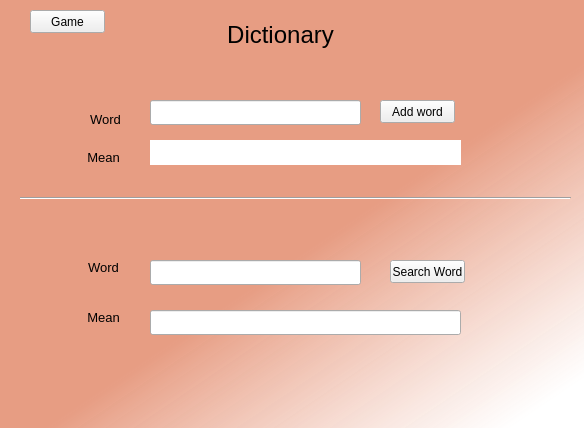
<?xml version="1.0" encoding="UTF-8"?>
<ui version="4.0">
 <class>home</class>
 <widget class="QMainWindow" name="home">
  <property name="geometry">
   <rect>
    <x>0</x>
    <y>0</y>
    <width>584</width>
    <height>428</height>
   </rect>
  </property>
  <property name="maximumSize">
   <size>
    <width>584</width>
    <height>530</height>
   </size>
  </property>
  <property name="sizeIncrement">
   <size>
    <width>0</width>
    <height>0</height>
   </size>
  </property>
  <property name="baseSize">
   <size>
    <width>0</width>
    <height>0</height>
   </size>
  </property>
  <property name="windowTitle">
   <string>Home</string>
  </property>
  <property name="styleSheet">
   <string notr="true">QMainWindow{
	
	background-color: qlineargradient(spread:pad, x1:0.352, y1:0.301136, x2:1, y2:1, stop:0.340909 rgba(230, 153, 126, 205), stop:0.909091 rgba(255, 255, 255, 255));
}</string>
  </property>
  <widget class="QWidget" name="centralwidget">
   <widget class="QPushButton" name="btn_game">
    <property name="geometry">
     <rect>
      <x>30</x>
      <y>10</y>
      <width>75</width>
      <height>23</height>
     </rect>
    </property>
    <property name="text">
     <string>Game</string>
    </property>
   </widget>
   <widget class="QPushButton" name="btn_addword">
    <property name="geometry">
     <rect>
      <x>380</x>
      <y>100</y>
      <width>75</width>
      <height>23</height>
     </rect>
    </property>
    <property name="text">
     <string>Add word</string>
    </property>
   </widget>
   <widget class="QLabel" name="label">
    <property name="geometry">
     <rect>
      <x>80</x>
      <y>110</y>
      <width>51</width>
      <height>20</height>
     </rect>
    </property>
    <property name="text">
     <string>&lt;html&gt;&lt;head/&gt;&lt;body&gt;&lt;p align=&quot;center&quot;&gt;&lt;span style=&quot; font-size:10pt;&quot;&gt;Word&lt;/span&gt;&lt;/p&gt;&lt;/body&gt;&lt;/html&gt;</string>
    </property>
    <property name="buddy">
     <cstring>txt_word</cstring>
    </property>
   </widget>
   <widget class="QLineEdit" name="txt_word">
    <property name="geometry">
     <rect>
      <x>150</x>
      <y>100</y>
      <width>211</width>
      <height>25</height>
     </rect>
    </property>
   </widget>
   <widget class="QLabel" name="lb_mean">
    <property name="geometry">
     <rect>
      <x>80</x>
      <y>150</y>
      <width>47</width>
      <height>13</height>
     </rect>
    </property>
    <property name="text">
     <string>&lt;html&gt;&lt;head/&gt;&lt;body&gt;&lt;p align=&quot;center&quot;&gt;&lt;span style=&quot; font-size:10pt;&quot;&gt;Mean&lt;/span&gt;&lt;/p&gt;&lt;/body&gt;&lt;/html&gt;</string>
    </property>
   </widget>
   <widget class="Line" name="line">
    <property name="geometry">
     <rect>
      <x>20</x>
      <y>190</y>
      <width>551</width>
      <height>16</height>
     </rect>
    </property>
    <property name="orientation">
     <enum>Qt::Horizontal</enum>
    </property>
   </widget>
   <widget class="QLabel" name="label_3">
    <property name="geometry">
     <rect>
      <x>220</x>
      <y>20</y>
      <width>121</width>
      <height>31</height>
     </rect>
    </property>
    <property name="text">
     <string>&lt;html&gt;&lt;head/&gt;&lt;body&gt;&lt;p align=&quot;center&quot;&gt;&lt;span style=&quot; font-size:18pt;&quot;&gt;Dictionary&lt;/span&gt;&lt;/p&gt;&lt;/body&gt;&lt;/html&gt;</string>
    </property>
   </widget>
   <widget class="QLabel" name="label_4">
    <property name="geometry">
     <rect>
      <x>80</x>
      <y>310</y>
      <width>47</width>
      <height>13</height>
     </rect>
    </property>
    <property name="text">
     <string>&lt;html&gt;&lt;head/&gt;&lt;body&gt;&lt;p align=&quot;center&quot;&gt;&lt;span style=&quot; font-size:10pt;&quot;&gt;Mean&lt;/span&gt;&lt;/p&gt;&lt;/body&gt;&lt;/html&gt;</string>
    </property>
   </widget>
   <widget class="QLabel" name="label_2">
    <property name="geometry">
     <rect>
      <x>80</x>
      <y>260</y>
      <width>47</width>
      <height>13</height>
     </rect>
    </property>
    <property name="text">
     <string>&lt;html&gt;&lt;head/&gt;&lt;body&gt;&lt;p align=&quot;center&quot;&gt;&lt;span style=&quot; font-size:10pt;&quot;&gt;Word&lt;/span&gt;&lt;/p&gt;&lt;/body&gt;&lt;/html&gt;</string>
    </property>
    <property name="buddy">
     <cstring>txt_words</cstring>
    </property>
   </widget>
   <widget class="QLineEdit" name="txt_words">
    <property name="geometry">
     <rect>
      <x>150</x>
      <y>260</y>
      <width>211</width>
      <height>25</height>
     </rect>
    </property>
    <property name="font">
     <font>
      <pointsize>12</pointsize>
     </font>
    </property>
   </widget>
   <widget class="QPushButton" name="btn_searchw">
    <property name="geometry">
     <rect>
      <x>390</x>
      <y>260</y>
      <width>75</width>
      <height>23</height>
     </rect>
    </property>
    <property name="text">
     <string>Search Word</string>
    </property>
   </widget>
   <widget class="QLineEdit" name="txt_mean">
    <property name="geometry">
     <rect>
      <x>150</x>
      <y>140</y>
      <width>311</width>
      <height>25</height>
     </rect>
    </property>
    <property name="minimumSize">
     <size>
      <width>161</width>
      <height>0</height>
     </size>
    </property>
    <property name="font">
     <font>
      <pointsize>12</pointsize>
     </font>
    </property>
    <property name="contextMenuPolicy">
     <enum>Qt::DefaultContextMenu</enum>
    </property>
    <property name="layoutDirection">
     <enum>Qt::LeftToRight</enum>
    </property>
    <property name="autoFillBackground">
     <bool>false</bool>
    </property>
    <property name="text">
     <string notr="true"/>
    </property>
    <property name="frame">
     <bool>false</bool>
    </property>
    <property name="readOnly">
     <bool>false</bool>
    </property>
    <property name="cursorMoveStyle">
     <enum>Qt::LogicalMoveStyle</enum>
    </property>
   </widget>
   <widget class="QLineEdit" name="txt_means">
    <property name="geometry">
     <rect>
      <x>150</x>
      <y>310</y>
      <width>311</width>
      <height>25</height>
     </rect>
    </property>
    <property name="font">
     <font>
      <pointsize>12</pointsize>
     </font>
    </property>
   </widget>
  </widget>
 </widget>
 <tabstops>
  <tabstop>txt_word</tabstop>
  <tabstop>txt_mean</tabstop>
  <tabstop>btn_addword</tabstop>
  <tabstop>txt_words</tabstop>
  <tabstop>txt_means</tabstop>
  <tabstop>btn_searchw</tabstop>
  <tabstop>btn_game</tabstop>
 </tabstops>
 <resources/>
 <connections/>
</ui>
